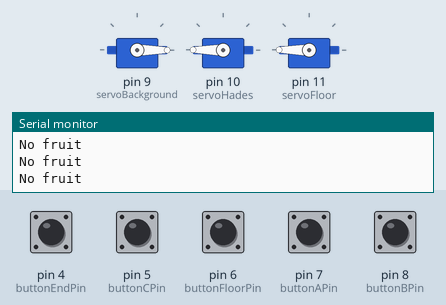
Simulated run of this sketch. Board: Arduino Uno, built with avr-gcc and run on an emulated ATmega328P. Parts: 3 × servo, the last lines printed to the serial monitor. Inputs (shaded band) come from the test bench; at power-on: pin 4 (buttonEndPin), pin 5 (buttonCPin), pin 6 (buttonFloorPin), pin 7 (buttonAPin), pin 8 (buttonBPin) LOW.

Above: at 1.2 s.
1.3 s: pin 5 (buttonCPin) pulled HIGH for 0.15 s
At 1.8 s:
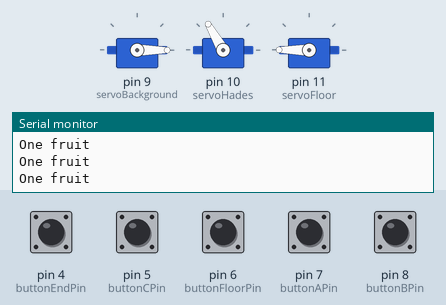
2.9 s: pin 6 (buttonFloorPin) pulled HIGH for 0.15 s
At 3.2 s:
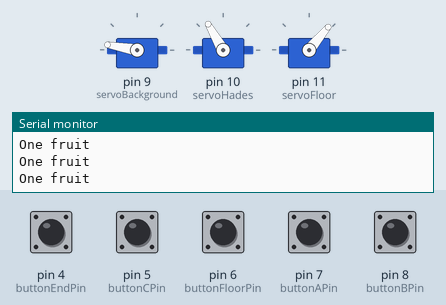
4.5 s: pin 7 (buttonAPin) pulled HIGH for 0.15 s
At 5.7 s:
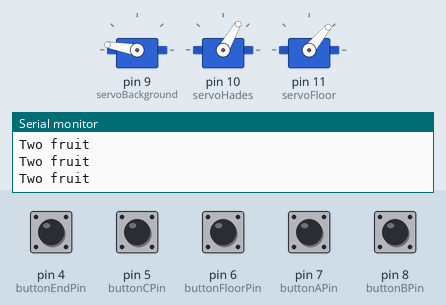
6.1 s: pin 4 (buttonEndPin) pulled HIGH for 0.15 s
At 6.18 s:
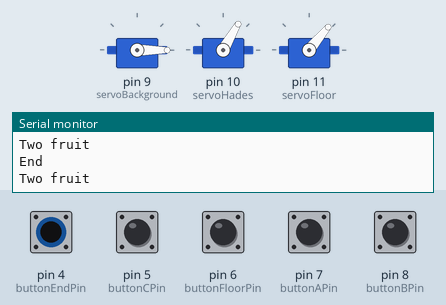
7.7 s: pin 8 (buttonBPin) pulled HIGH for 0.15 s
At 8.9 s:
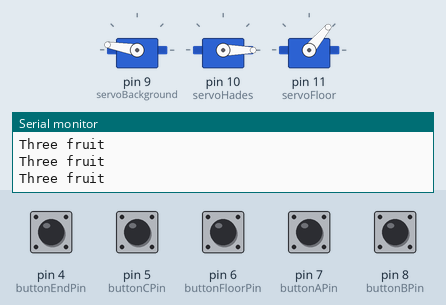
9.3 s: pin 4 (buttonEndPin) pulled HIGH for 1 s
At 10.1 s:
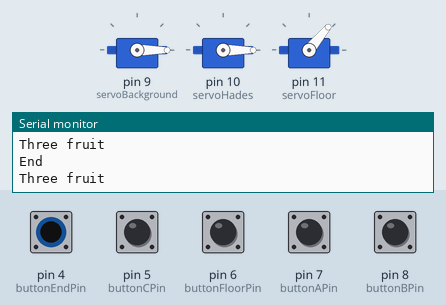
Timing chart, 0 to 12.3 s (numbered marks = the images above; inputs shaded):
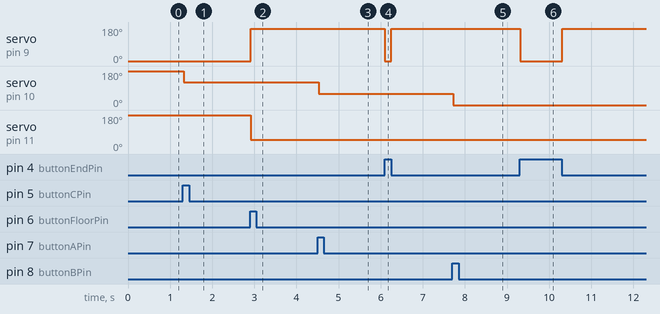

The sketch:

Final_Project_Code.ino
```cpp
#include <Servo.h>

// setup Servo Background
Servo servoBackground;

//setup Servo Hades
Servo servoHades;

//setup Servo Floor
Servo servoFloor;


//setup button Floor
const int buttonFloorPin = 6;
int buttonFloorState = 0;
int lastButtonFloorState = 0;
bool FloorOpen = false;

//setup button Fruit A
const int buttonAPin = 7;
int buttonAState = 0;
int lastButtonAState = 0;
bool A = false;

//setup button Fruit B
const int buttonBPin = 8;
int buttonBState = 0;
int lastButtonBState = 0;
bool B = false;

//setup button Fruit C
const int buttonCPin = 5;
int buttonCState = 0;
int lastButtonCState = 0;
bool C = false;

//setup button HappyEnd
const int buttonEndPin = 4;
int buttonEndState = 0;
int lastButtonEndState = 0;
bool End = false;

void setup() {
  servoBackground.attach(9); //Background servo goes with pin 9
  servoHades.attach(10); //Hades servo goes with pin 10
  servoFloor.attach(11); //Floor servo goes with pin 11
  servoFloor.write(180);
  servoHades.write(180);
  servoBackground.write(0);

  pinMode(buttonFloorPin, INPUT); //FloorButton goes with pin 6
  pinMode(buttonAPin, INPUT); //AButton goes with pin 7
  pinMode(buttonBPin, INPUT); //BButton goes with pin 8
  pinMode(buttonCPin, INPUT); //CButton goes with pin 5
  pinMode(buttonEndPin, INPUT); //EndButton goes with pin 5
  Serial.begin(9600);
  Serial.println("Start");
}


void loop() {

  // Read floor button
  buttonFloorState = digitalRead(buttonFloorPin);
  if (buttonFloorState != lastButtonFloorState) {
    if (buttonFloorState == HIGH) {
      FloorOpen = true;
      Serial.println("Floor Opens");
    }
  }

  //If the floor is open:
  if (FloorOpen == true) {
    servoFloor.write(50);
    servoBackground.write(170);
    // make sunny background on HappyEnd button
    buttonEndState = digitalRead(buttonEndPin);
    if (buttonEndState != lastButtonEndState) {
      if (buttonEndState == HIGH){
        servoBackground.write(0);
        Serial.println("End");
      }else {
      servoBackground.write(170);
      }
    }
  }

  lastButtonFloorState = buttonFloorState;

  buttonAState = digitalRead(buttonAPin);
  buttonBState = digitalRead(buttonBPin);
  buttonCState = digitalRead(buttonCPin);


  //Read fruit A
  if (buttonAState != lastButtonAState) {
    if (buttonAState == HIGH) {
      A = true;
      Serial.println("A is there");
    }
  }

  //Read fruit B
  if (buttonBState != lastButtonBState) {
    if (buttonBState == HIGH) {
      B = true;
      Serial.println("B is there");
    }
  }

  //Read fruit C
  if (buttonCState != lastButtonCState) {
    if (buttonCState == HIGH) {
      C = true;
      Serial.println("C is there");
    }
  }

  //check how many fruit are collected
  if (A && B && C) {
    Serial.println("Three fruit");
    servoHades.write(0);
  } else if ((A && B) || (C && B) || (A && C)) {
    Serial.println("Two fruit");
    servoHades.write(60);
  } else if (A || B || C) {
    Serial.println("One fruit");
    servoHades.write(120);
  } else {
    servoHades.write(180);
    Serial.println("No fruit");
  }

  lastButtonAState = buttonAState;
  lastButtonBState = buttonBState;
  lastButtonCState = buttonCState;

}
```

Measured:
- after the input at 1.3 s, servo on pin 10 (servoHades): 180° → 120° at once
- after the input at 2.9 s, servo on pin 9 (servoBackground): 0° → 170° at once; servo on pin 11 (servoFloor): 180° → 50° at once
- after the input at 4.5 s, servo on pin 10 (servoHades): 120° → 60° at once
- after the input at 6.1 s, servo on pin 9 (servoBackground): 170° → 0° at once, → 170° 0.15 s later
- after the input at 7.7 s, servo on pin 10 (servoHades): 60° → 0° at once
- after the input at 9.3 s, servo on pin 9 (servoBackground): 170° → 0° at once, → 170° 1.0 s later
